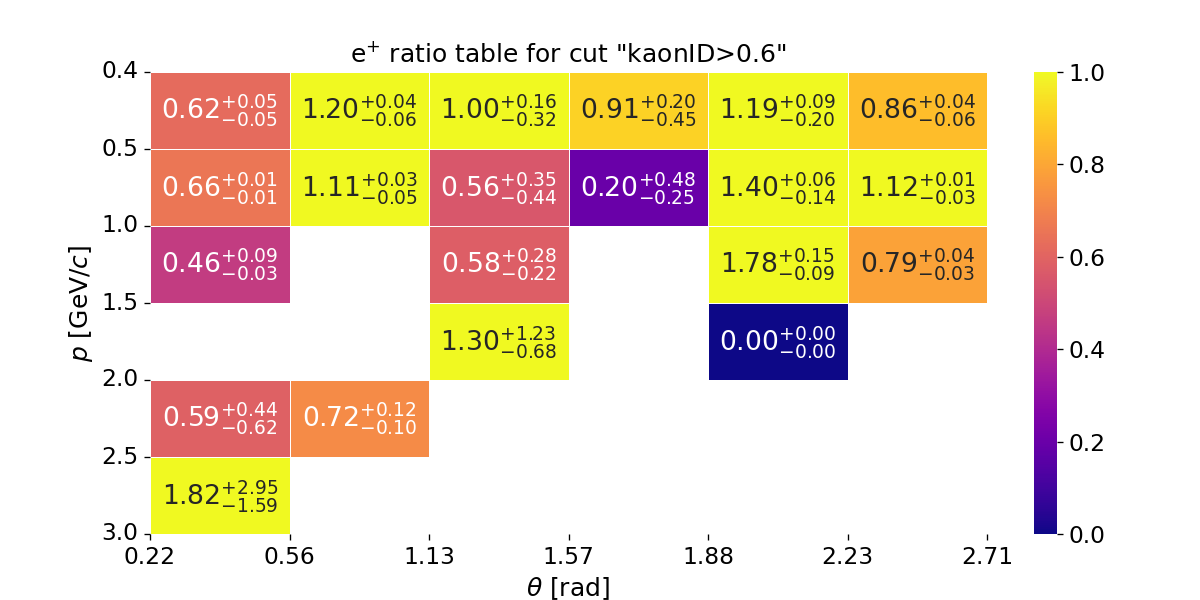

Reproduce this figure in Python.
#!/usr/bin/env python3

import os
import sys
import json
import warnings
import itertools
import argparse
import numpy as np
import pandas as pd
import seaborn as sns
import matplotlib.pyplot as plt
import matplotlib.ticker as ticker
from matplotlib.patches import Rectangle
import math

plot_title = 'e$^{+}$ ratio table for cut "kaonID>0.6"'
fig, ax = plt.subplots(1, 1, figsize=(10, 5), dpi=120)

df = pd.read_csv("./kaonID_efficiency_electron.csv")

x_label_name = "theta"
y_label_name = "p"
x_label = [0.22, 0.56, 1.13, 1.57, 1.88, 2.23, 2.71] # theta
y_label = [0.4, 0.5, 1.0, 1.5, 2, 2.5, 3] # p

arr_charge = df["charge"].to_numpy()
arr_p_min = df["p_min"].to_numpy()
arr_p_max = df["p_max"].to_numpy()
arr_theta_min = df["theta_min"].to_numpy()
arr_theta_max = df["theta_max"].to_numpy()
arr_data_MC_ratio = df["data_MC_ratio"].to_numpy()
arr_data_MC_uncertainty_stat_up = df["data_MC_uncertainty_stat_up"].to_numpy()
arr_data_MC_uncertainty_stat_dn = df["data_MC_uncertainty_stat_dn"].to_numpy()
arr_data_MC_uncertainty_sys_up = df["data_MC_uncertainty_sys_up"].to_numpy()
arr_data_MC_uncertainty_sys_dn = df["data_MC_uncertainty_sys_dn"].to_numpy()
arr_data_MC_uncertainty_up = np.sqrt(arr_data_MC_uncertainty_stat_up*arr_data_MC_uncertainty_stat_up+arr_data_MC_uncertainty_sys_up*arr_data_MC_uncertainty_sys_up)
arr_data_MC_uncertainty_dn = np.sqrt(arr_data_MC_uncertainty_stat_dn*arr_data_MC_uncertainty_stat_dn+arr_data_MC_uncertainty_sys_dn*arr_data_MC_uncertainty_sys_dn)

arr = np.empty((len(x_label) - 1,len(y_label) - 1,))
arr[:] = np.nan

annot_labels = [["" for col in range(len(x_label) - 1)] for row in range(len(y_label) - 1)]

for charge, p_min, p_max, theta_min, theta_max, data_MC_ratio, data_MC_uncertainty_up, data_MC_uncertainty_dn in zip(arr_charge, arr_p_min, arr_p_max, arr_theta_min, arr_theta_max, arr_data_MC_ratio, arr_data_MC_uncertainty_up, arr_data_MC_uncertainty_dn):
    if charge == "-":
        continue

    p_index = 0
    theta_index = 0
    for i, temp_p_min in zip(range(0,len(y_label)), y_label):
        if math.isclose(temp_p_min, p_min):
            p_index = i
            break
    for i, temp_theta_min in zip(range(0,len(x_label)), x_label):
        if math.isclose(temp_theta_min, theta_min):
            theta_index = i
            break
    arr[p_index][theta_index] = data_MC_ratio
    annot_labels[p_index][theta_index] = f'{data_MC_ratio:.2f}$^{{+{data_MC_uncertainty_up:.2f}}}_{{-{data_MC_uncertainty_dn:.2f}}}$'


plot_args = {'linewidths': .5, 'fmt': '', 'cbar_kws': {'fraction': .05}, 'vmin': 0, 'vmax': 1, 'cmap': 'plasma'}


sns.heatmap(arr, annot=annot_labels, annot_kws={"fontsize": 16}, ax=ax, **plot_args)

ax.set_xticks(np.arange(0, len(x_label)))
ax.set_xticklabels(np.round(x_label, 4), fontsize=14)

ax.set_yticks(np.arange(0, len(y_label)))
ax.set_yticklabels(np.round(y_label, 4), rotation=0, fontsize=14)

ax.set_xlabel(r"$\theta$ [rad]", fontsize=15)
ax.set_ylabel(r"$p$ [GeV/$c$]", fontsize=15)
ax.set_title(plot_title, fontsize=16)

ax.collections[0].colorbar.ax.tick_params(labelsize=14)

ax.set_title(plot_title, fontsize=15)

plt.savefig('E_plus_kaonID.png')
